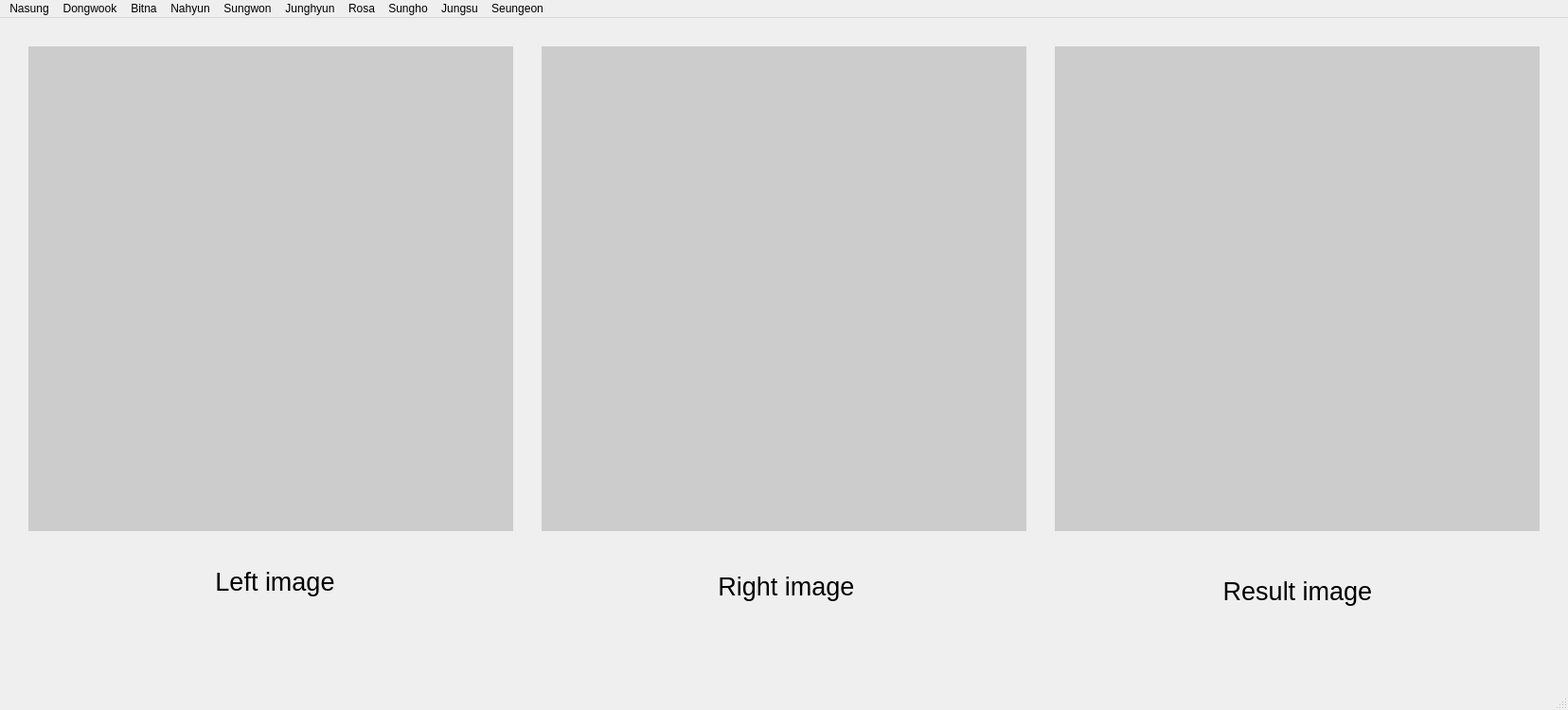
<?xml version="1.0" encoding="UTF-8"?>
<ui version="4.0">
 <class>MainWindow</class>
 <widget class="QMainWindow" name="MainWindow">
  <property name="windowModality">
   <enum>Qt::NonModal</enum>
  </property>
  <property name="enabled">
   <bool>true</bool>
  </property>
  <property name="geometry">
   <rect>
    <x>0</x>
    <y>0</y>
    <width>1656</width>
    <height>750</height>
   </rect>
  </property>
  <property name="windowTitle">
   <string>MainWindow</string>
  </property>
  <widget class="QWidget" name="centralwidget">
   <widget class="QLabel" name="label_1">
    <property name="geometry">
     <rect>
      <x>30</x>
      <y>30</y>
      <width>512</width>
      <height>512</height>
     </rect>
    </property>
    <property name="styleSheet">
     <string notr="true">background-color: rgb(204, 204, 204);</string>
    </property>
    <property name="text">
     <string/>
    </property>
    <property name="alignment">
     <set>Qt::AlignCenter</set>
    </property>
   </widget>
   <widget class="QLabel" name="label_2">
    <property name="geometry">
     <rect>
      <x>572</x>
      <y>30</y>
      <width>512</width>
      <height>512</height>
     </rect>
    </property>
    <property name="styleSheet">
     <string notr="true">background-color: rgb(204, 204, 204);</string>
    </property>
    <property name="text">
     <string/>
    </property>
   </widget>
   <widget class="QLabel" name="label_4">
    <property name="geometry">
     <rect>
      <x>160</x>
      <y>560</y>
      <width>261</width>
      <height>71</height>
     </rect>
    </property>
    <property name="font">
     <font>
      <family>Arial</family>
      <pointsize>20</pointsize>
     </font>
    </property>
    <property name="text">
     <string>Left image</string>
    </property>
    <property name="alignment">
     <set>Qt::AlignCenter</set>
    </property>
   </widget>
   <widget class="QLabel" name="label_5">
    <property name="geometry">
     <rect>
      <x>680</x>
      <y>570</y>
      <width>301</width>
      <height>61</height>
     </rect>
    </property>
    <property name="font">
     <font>
      <family>Arial</family>
      <pointsize>20</pointsize>
     </font>
    </property>
    <property name="text">
     <string>Right image</string>
    </property>
    <property name="alignment">
     <set>Qt::AlignCenter</set>
    </property>
   </widget>
   <widget class="QLabel" name="label_3">
    <property name="geometry">
     <rect>
      <x>1114</x>
      <y>30</y>
      <width>512</width>
      <height>512</height>
     </rect>
    </property>
    <property name="styleSheet">
     <string notr="true">background-color: rgb(204, 204, 204);</string>
    </property>
    <property name="text">
     <string/>
    </property>
   </widget>
   <widget class="QLabel" name="label_6">
    <property name="geometry">
     <rect>
      <x>1210</x>
      <y>570</y>
      <width>321</width>
      <height>71</height>
     </rect>
    </property>
    <property name="font">
     <font>
      <family>Arial</family>
      <pointsize>20</pointsize>
     </font>
    </property>
    <property name="text">
     <string>Result image</string>
    </property>
    <property name="alignment">
     <set>Qt::AlignCenter</set>
    </property>
   </widget>
  </widget>
  <widget class="QMenuBar" name="menubar">
   <property name="geometry">
    <rect>
     <x>0</x>
     <y>0</y>
     <width>1656</width>
     <height>22</height>
    </rect>
   </property>
   <widget class="QMenu" name="menu_1">
    <property name="title">
     <string>Nasung</string>
    </property>
    <addaction name="actionCorner_detection_1"/>
    <addaction name="actionHough_transtorm_1"/>
    <addaction name="actionEdge_detection_1"/>
    <addaction name="actionStereo_matching_1"/>
    <addaction name="actionFace_detection_1"/>
   </widget>
   <widget class="QMenu" name="menu_2">
    <property name="title">
     <string>Dongwook</string>
    </property>
    <addaction name="actionCorner_detection_2"/>
    <addaction name="actionHough_transtorm_2"/>
    <addaction name="actionEdge_detection_2"/>
    <addaction name="actionStereo_matching_2"/>
    <addaction name="actionFace_detection_2"/>
   </widget>
   <widget class="QMenu" name="menu_3">
    <property name="title">
     <string>Bitna</string>
    </property>
    <addaction name="actionCorner_detection_3"/>
    <addaction name="actionHough_transtorm_3"/>
    <addaction name="actionEdge_detection_3"/>
    <addaction name="actionStereo_matching_3"/>
    <addaction name="actionFace_detection_3"/>
   </widget>
   <widget class="QMenu" name="menu_4">
    <property name="title">
     <string>Nahyun</string>
    </property>
    <addaction name="actionCorner_detection_4"/>
    <addaction name="actionHough_transtorm_4"/>
    <addaction name="actionEdge_detection_4"/>
    <addaction name="actionStereo_matching_4"/>
    <addaction name="actionFace_detection_4"/>
   </widget>
   <widget class="QMenu" name="menu_5">
    <property name="title">
     <string>Sungwon</string>
    </property>
    <addaction name="actionCorner_detection_5"/>
    <addaction name="actionHough_transtorm_5"/>
    <addaction name="actionEdge_detection_5"/>
    <addaction name="actionStereo_matching_5"/>
    <addaction name="actionFace_detection_5"/>
   </widget>
   <widget class="QMenu" name="menu_6">
    <property name="title">
     <string>Junghyun</string>
    </property>
    <addaction name="actionCorner_detection_6"/>
    <addaction name="actionHough_transtorm_6"/>
    <addaction name="actionEdge_detection_6"/>
    <addaction name="actionStereo_matching_6"/>
    <addaction name="actionFace_detection_6"/>
   </widget>
   <widget class="QMenu" name="menu_7">
    <property name="title">
     <string>Rosa</string>
    </property>
    <addaction name="actionCorner_detection_7"/>
    <addaction name="actionHough_transtorm_7"/>
    <addaction name="actionEdge_detection_7"/>
    <addaction name="actionStereo_matching_7"/>
    <addaction name="actionFace_detection_7"/>
   </widget>
   <widget class="QMenu" name="menu_8">
    <property name="title">
     <string>Sungho</string>
    </property>
    <addaction name="actionCorner_detection_8"/>
    <addaction name="actionHough_transtorm_8"/>
    <addaction name="actionEdge_detection_8"/>
    <addaction name="actionStereo_matching_8"/>
    <addaction name="actionFace_detection_8"/>
   </widget>
   <widget class="QMenu" name="menu_9">
    <property name="title">
     <string>Jungsu</string>
    </property>
    <addaction name="actionCorner_detection_9"/>
    <addaction name="actionHough_transtorm_9"/>
    <addaction name="actionEdge_detection_9"/>
    <addaction name="actionStereo_matching_9"/>
    <addaction name="actionFace_detection_9"/>
   </widget>
   <widget class="QMenu" name="menu_10">
    <property name="title">
     <string>Seungeon</string>
    </property>
    <addaction name="actionCorner_detection_10"/>
    <addaction name="actionHough_transtorm_10"/>
    <addaction name="actionEdge_detection_10"/>
    <addaction name="actionStereo_matching_10"/>
    <addaction name="actionFace_detection_10"/>
   </widget>
   <addaction name="menu_1"/>
   <addaction name="menu_2"/>
   <addaction name="menu_3"/>
   <addaction name="menu_4"/>
   <addaction name="menu_5"/>
   <addaction name="menu_6"/>
   <addaction name="menu_7"/>
   <addaction name="menu_8"/>
   <addaction name="menu_9"/>
   <addaction name="menu_10"/>
  </widget>
  <widget class="QStatusBar" name="statusbar"/>
  <action name="action">
   <property name="text">
    <string>Canny edge detector</string>
   </property>
  </action>
  <action name="actionCorner_detection_1">
   <property name="text">
    <string>Corner detection</string>
   </property>
  </action>
  <action name="actionCorner_detection_2">
   <property name="text">
    <string>Corner detection</string>
   </property>
  </action>
  <action name="actionCorner_detection_3">
   <property name="text">
    <string>Corner detection</string>
   </property>
  </action>
  <action name="actionCorner_detection_4">
   <property name="text">
    <string>Corner detection</string>
   </property>
  </action>
  <action name="actionCorner_detection_5">
   <property name="text">
    <string>Corner detection</string>
   </property>
  </action>
  <action name="actionCorner_detection_6">
   <property name="text">
    <string>Corner detection</string>
   </property>
  </action>
  <action name="actionCorner_detection_7">
   <property name="text">
    <string>Corner detection</string>
   </property>
  </action>
  <action name="actionCorner_detection_8">
   <property name="text">
    <string>Corner detection</string>
   </property>
  </action>
  <action name="actionCorner_detection_9">
   <property name="text">
    <string>Corner detection</string>
   </property>
  </action>
  <action name="actionHough_transtorm_1">
   <property name="text">
    <string>Hough transtorm</string>
   </property>
  </action>
  <action name="actionEdge_detection_1">
   <property name="text">
    <string>Edge detection</string>
   </property>
  </action>
  <action name="actionStereo_matching_1">
   <property name="text">
    <string>Stereo matching</string>
   </property>
  </action>
  <action name="actionCorner_detection_10">
   <property name="text">
    <string>Corner detection</string>
   </property>
  </action>
  <action name="actionHough_transtorm_2">
   <property name="text">
    <string>Hough transtorm</string>
   </property>
  </action>
  <action name="actionHough_transtorm_3">
   <property name="text">
    <string>Hough transtorm</string>
   </property>
  </action>
  <action name="actionHough_transtorm_4">
   <property name="text">
    <string>Hough transtorm</string>
   </property>
  </action>
  <action name="actionHough_transtorm_5">
   <property name="text">
    <string>Hough transtorm</string>
   </property>
  </action>
  <action name="actionHough_transtorm_6">
   <property name="text">
    <string>Hough transtorm</string>
   </property>
  </action>
  <action name="actionHough_transtorm_7">
   <property name="text">
    <string>Hough transtorm</string>
   </property>
  </action>
  <action name="actionHough_transtorm_8">
   <property name="text">
    <string>Hough transtorm</string>
   </property>
  </action>
  <action name="actionHough_transtorm_9">
   <property name="text">
    <string>Hough transtorm</string>
   </property>
  </action>
  <action name="actionHough_transtorm_10">
   <property name="text">
    <string>Hough transtorm</string>
   </property>
  </action>
  <action name="actionCorner_detection_11">
   <property name="text">
    <string>Corner detection</string>
   </property>
  </action>
  <action name="actionHough_transtorm_11">
   <property name="text">
    <string>Hough transtorm</string>
   </property>
  </action>
  <action name="actionEdge_detection_2">
   <property name="text">
    <string>Edge detection</string>
   </property>
  </action>
  <action name="actionEdge_detection_3">
   <property name="text">
    <string>Edge detection</string>
   </property>
  </action>
  <action name="actionEdge_detection_4">
   <property name="text">
    <string>Edge detection</string>
   </property>
  </action>
  <action name="actionEdge_detection_5">
   <property name="text">
    <string>Edge detection</string>
   </property>
  </action>
  <action name="actionEdge_detection_6">
   <property name="text">
    <string>Edge detection</string>
   </property>
  </action>
  <action name="actionEdge_detection_7">
   <property name="text">
    <string>Edge detection</string>
   </property>
  </action>
  <action name="actionEdge_detection_8">
   <property name="text">
    <string>Edge detection</string>
   </property>
  </action>
  <action name="actionEdge_detection_9">
   <property name="text">
    <string>Edge detection</string>
   </property>
  </action>
  <action name="actionEdge_detection_10">
   <property name="text">
    <string>Edge detection</string>
   </property>
  </action>
  <action name="actionEdge_detection_11">
   <property name="text">
    <string>Edge detection</string>
   </property>
  </action>
  <action name="actionStereo_matching_2">
   <property name="text">
    <string>Stereo matching</string>
   </property>
  </action>
  <action name="actionStereo_matching_3">
   <property name="text">
    <string>Stereo matching</string>
   </property>
  </action>
  <action name="actionStereo_matching_4">
   <property name="text">
    <string>Stereo matching</string>
   </property>
  </action>
  <action name="actionStereo_matching_5">
   <property name="text">
    <string>Stereo matching</string>
   </property>
  </action>
  <action name="actionStereo_matching_6">
   <property name="text">
    <string>Stereo matching</string>
   </property>
  </action>
  <action name="actionStereo_matching_7">
   <property name="text">
    <string>Stereo matching</string>
   </property>
  </action>
  <action name="actionStereo_matching_8">
   <property name="text">
    <string>Stereo matching</string>
   </property>
  </action>
  <action name="actionStereo_matching_9">
   <property name="text">
    <string>Stereo matching</string>
   </property>
  </action>
  <action name="actionStereo_matching_10">
   <property name="text">
    <string>Stereo matching</string>
   </property>
  </action>
  <action name="actionStereo_matching_11">
   <property name="text">
    <string>Stereo matching</string>
   </property>
  </action>
  <action name="actionFace_detection_11">
   <property name="text">
    <string>Face detection</string>
   </property>
  </action>
  <action name="actionFace_detection_1">
   <property name="text">
    <string>Face detection</string>
   </property>
  </action>
  <action name="actionFace_detection_2">
   <property name="text">
    <string>Face detection</string>
   </property>
  </action>
  <action name="actionFace_detection_3">
   <property name="text">
    <string>Face detection</string>
   </property>
  </action>
  <action name="actionFace_detection_4">
   <property name="text">
    <string>Face detection</string>
   </property>
  </action>
  <action name="actionFace_detection_5">
   <property name="text">
    <string>Face detection</string>
   </property>
  </action>
  <action name="actionFace_detection_6">
   <property name="text">
    <string>Face detection</string>
   </property>
  </action>
  <action name="actionFace_detection_7">
   <property name="text">
    <string>Face detection</string>
   </property>
  </action>
  <action name="actionFace_detection_8">
   <property name="text">
    <string>Face detection</string>
   </property>
  </action>
  <action name="actionFace_detection_9">
   <property name="text">
    <string>Face detection</string>
   </property>
  </action>
  <action name="actionFace_detection_10">
   <property name="text">
    <string>Face detection</string>
   </property>
  </action>
  <action name="action_2">
   <property name="text">
    <string>Face detection</string>
   </property>
  </action>
 </widget>
 <resources/>
 <connections/>
</ui>
